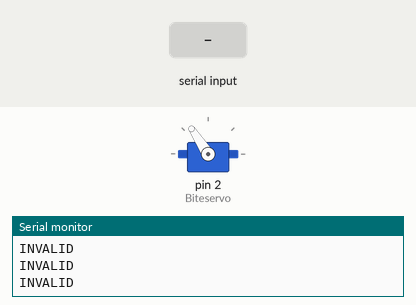
Simulated run of this sketch. Board: Arduino Mega 2560, built with avr-gcc and run on an emulated ATmega2560. Parts: servo, the last lines printed to the serial monitor. Inputs (shaded band) come from the test bench.

Above: at 1.2 s.
1.3 s: "90,45,200\n" received over the second serial link
At 1.6 s:
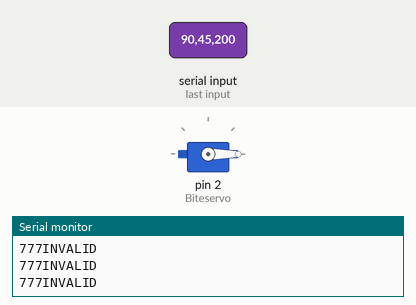
2.8 s: "30,150,10\n" received over the second serial link
4.3 s: "90,45\n" received over the second serial link
Timing chart, 0 to 7.3 s (numbered marks = the images above; inputs shaded):
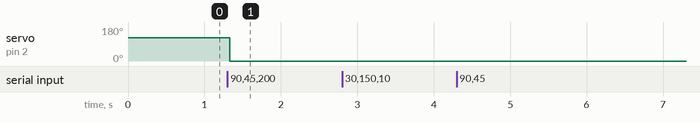

The sketch:

ejectionTest.ino
```cpp
#include <string.h>
#include <Servo.h>

#define SBUF_SIZE 64
Servo Biteservo;

static const uint32_t IMUBaud = 115200;
static const uint32_t XBEEBaud = 9600;

char sbuf[SBUF_SIZE];
signed int sbuf_cnt=0;
float roll, pitch, yaw;
float euler[3];

int Parser(float *item, int number_of_item)
{
  int n,i;
  int rbytes;
  char *addr;
  int result = 0;

  rbytes = Serial2.available();
  for(n=0;n<rbytes;n++)
  {
    sbuf[sbuf_cnt] = Serial2.read();
    if(sbuf[sbuf_cnt]==0x0a)
       {
           addr = strtok(sbuf,",");
           for(i=0;i<number_of_item;i++)
           {
              item[i] = atof(addr);
              addr = strtok(NULL,",");
           }

           result = 1;

       }
     else if(sbuf[sbuf_cnt]=='*')
       {   sbuf_cnt=-1;
       }

     sbuf_cnt++;
     if(sbuf_cnt>=SBUF_SIZE) sbuf_cnt=0;
  }

  return result;
}

void setup() {
  // put your setup code here, to run once:
  Serial.begin(XBEEBaud);
  Serial2.begin(IMUBaud);
  Biteservo.attach(2);
  Biteservo.write(123);

}

void loop() {
  // put your main code here, to run repeatedly:


  if(Parser(euler, 3))
  {
     Serial.print("\n\r");

     Serial.print(euler[0]);   Serial.print(" ");
     Serial.print(euler[1]);   Serial.print(" ");
     Serial.print(euler[2]);   Serial.print(" ");
    roll = euler[0];
    pitch = euler[1];
    yaw = euler[2];
  }

else{
  Serial.print(F("INVALID"));
  Serial.print("\n\r");
}


 if(roll > 60 || roll< -60){
  Serial.print(777);
  Biteservo.write(0);
  }

}
```

Measured:
- after the input at 1.3 s, servo on pin 2 (Biteservo): 123° → 0° at once
